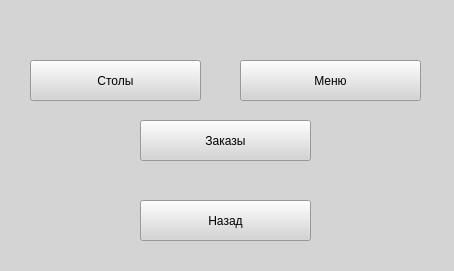
<?xml version="1.0" encoding="UTF-8"?>
<ui version="4.0">
 <class>Form</class>
 <widget class="QWidget" name="Form">
  <property name="geometry">
   <rect>
    <x>0</x>
    <y>0</y>
    <width>454</width>
    <height>271</height>
   </rect>
  </property>
  <property name="windowTitle">
   <string>Form</string>
  </property>
  <property name="styleSheet">
   <string notr="true">font: 8pt &quot;MS Gothic&quot;;
background-color: rgb(212, 212, 212);</string>
  </property>
  <widget class="QPushButton" name="pushButton_3">
   <property name="geometry">
    <rect>
     <x>240</x>
     <y>60</y>
     <width>181</width>
     <height>41</height>
    </rect>
   </property>
   <property name="text">
    <string>Меню</string>
   </property>
  </widget>
  <widget class="QPushButton" name="pushButton_4">
   <property name="geometry">
    <rect>
     <x>140</x>
     <y>120</y>
     <width>171</width>
     <height>41</height>
    </rect>
   </property>
   <property name="text">
    <string>Заказы</string>
   </property>
  </widget>
  <widget class="QPushButton" name="pushButton_5">
   <property name="geometry">
    <rect>
     <x>140</x>
     <y>200</y>
     <width>171</width>
     <height>41</height>
    </rect>
   </property>
   <property name="text">
    <string>Назад</string>
   </property>
  </widget>
  <widget class="QPushButton" name="pushButton_2">
   <property name="geometry">
    <rect>
     <x>30</x>
     <y>60</y>
     <width>171</width>
     <height>41</height>
    </rect>
   </property>
   <property name="text">
    <string>Столы</string>
   </property>
  </widget>
 </widget>
 <resources/>
 <connections/>
</ui>
